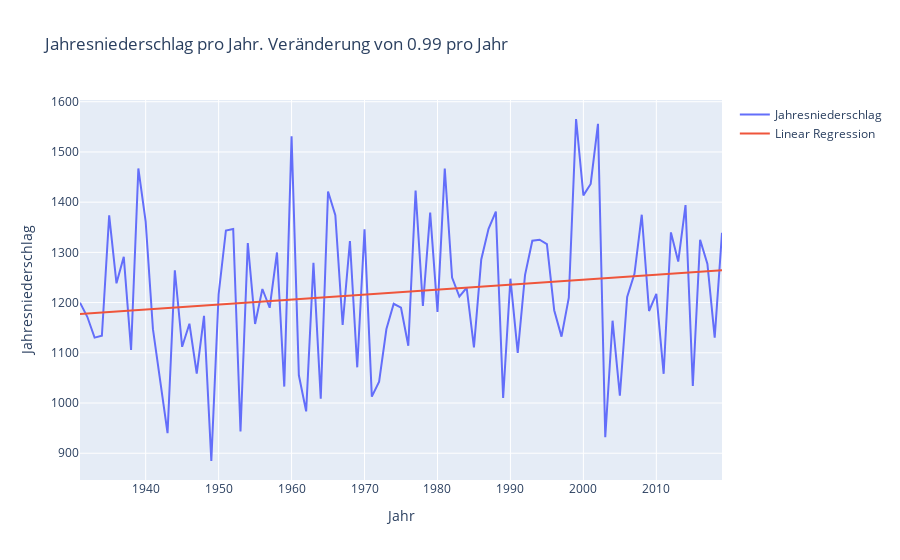

The notebook cell saved with this chart:
### Markdown cell above
## Jahresdurchschnitt Niederschlag für alle Regionen

### Code cell
df_regen_mean = df_jahresniederschlag.groupby('Year', as_index=False).mean()
plot_linreg(df_regen_mean, 'Jahresniederschlag').show()
